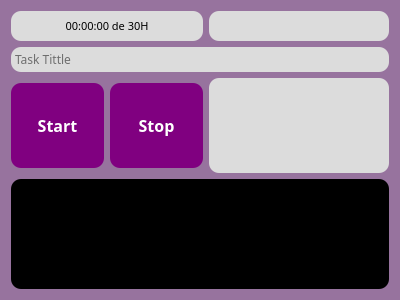
<?xml version="1.0" encoding="UTF-8"?>
<ui version="4.0">
 <class>PersonalDevControlClass</class>
 <widget class="QMainWindow" name="PersonalDevControlClass">
  <property name="geometry">
   <rect>
    <x>0</x>
    <y>0</y>
    <width>400</width>
    <height>300</height>
   </rect>
  </property>
  <property name="maximumSize">
   <size>
    <width>400</width>
    <height>300</height>
   </size>
  </property>
  <property name="windowTitle">
   <string>PersonalDevControl</string>
  </property>
  <property name="styleSheet">
   <string notr="true">background-color: rgb(151, 115, 158);</string>
  </property>
  <widget class="QWidget" name="centralWidget">
   <property name="styleSheet">
    <string notr="true">border-radius:10px;</string>
   </property>
   <layout class="QGridLayout" name="gridLayout">
    <item row="1" column="2">
     <widget class="QLabel" name="clock_label">
      <property name="font">
       <font>
        <family>JetBrains Mono NL</family>
        <italic>true</italic>
       </font>
      </property>
      <property name="styleSheet">
       <string notr="true">background-color: rgb(220,220,220);</string>
      </property>
      <property name="text">
       <string/>
      </property>
      <property name="alignment">
       <set>Qt::AlignmentFlag::AlignCenter</set>
      </property>
     </widget>
    </item>
    <item row="1" column="0" colspan="2">
     <widget class="QLabel" name="label">
      <property name="minimumSize">
       <size>
        <width>0</width>
        <height>30</height>
       </size>
      </property>
      <property name="font">
       <font>
        <family>JetBrains Mono NL</family>
        <pointsize>8</pointsize>
        <bold>false</bold>
       </font>
      </property>
      <property name="styleSheet">
       <string notr="true">background-color: rgb(220,220,220);</string>
      </property>
      <property name="text">
       <string>00:00:00 de 30H</string>
      </property>
      <property name="alignment">
       <set>Qt::AlignmentFlag::AlignCenter</set>
      </property>
     </widget>
    </item>
    <item row="2" column="0" colspan="3">
     <widget class="QTextEdit" name="textEdit_2">
      <property name="minimumSize">
       <size>
        <width>0</width>
        <height>25</height>
       </size>
      </property>
      <property name="maximumSize">
       <size>
        <width>16777215</width>
        <height>25</height>
       </size>
      </property>
      <property name="font">
       <font>
        <family>JetBrains Mono NL</family>
       </font>
      </property>
      <property name="styleSheet">
       <string notr="true">background-color: rgb(220,220,220);
</string>
      </property>
      <property name="placeholderText">
       <string>Task Tittle</string>
      </property>
     </widget>
    </item>
    <item row="3" column="2">
     <widget class="QLabel" name="hora_label">
      <property name="minimumSize">
       <size>
        <width>180</width>
        <height>95</height>
       </size>
      </property>
      <property name="font">
       <font>
        <family>JetBrains Mono NL</family>
        <pointsize>26</pointsize>
       </font>
      </property>
      <property name="statusTip">
       <string/>
      </property>
      <property name="styleSheet">
       <string notr="true">background-color: rgb(220,220,220);</string>
      </property>
      <property name="text">
       <string/>
      </property>
      <property name="alignment">
       <set>Qt::AlignmentFlag::AlignCenter</set>
      </property>
     </widget>
    </item>
    <item row="4" column="0" colspan="3">
     <widget class="QTextEdit" name="textEdit">
      <property name="sizePolicy">
       <sizepolicy hsizetype="Expanding" vsizetype="Expanding">
        <horstretch>0</horstretch>
        <verstretch>0</verstretch>
       </sizepolicy>
      </property>
      <property name="minimumSize">
       <size>
        <width>0</width>
        <height>100</height>
       </size>
      </property>
      <property name="maximumSize">
       <size>
        <width>16777215</width>
        <height>16777215</height>
       </size>
      </property>
      <property name="font">
       <font>
        <family>JetBrains Mono NL</family>
       </font>
      </property>
      <property name="styleSheet">
       <string notr="true">background-color: rgb(0, 0, 0);
color: rgb(255, 255, 255);</string>
      </property>
      <property name="frameShape">
       <enum>QFrame::Shape::StyledPanel</enum>
      </property>
     </widget>
    </item>
    <item row="3" column="0" colspan="2">
     <layout class="QHBoxLayout" name="horizontalLayout_2">
      <item>
       <widget class="QPushButton" name="startButton">
        <property name="minimumSize">
         <size>
          <width>80</width>
          <height>85</height>
         </size>
        </property>
        <property name="font">
         <font>
          <family>JetBrains Mono NL</family>
          <pointsize>12</pointsize>
          <bold>true</bold>
         </font>
        </property>
        <property name="styleSheet">
         <string notr="true">background-color: rgb(128,0,128);
color: rgb(255, 255, 255);</string>
        </property>
        <property name="text">
         <string>Start</string>
        </property>
       </widget>
      </item>
      <item>
       <widget class="QPushButton" name="stopButton">
        <property name="minimumSize">
         <size>
          <width>80</width>
          <height>85</height>
         </size>
        </property>
        <property name="font">
         <font>
          <family>JetBrains Mono NL</family>
          <pointsize>12</pointsize>
          <bold>true</bold>
         </font>
        </property>
        <property name="styleSheet">
         <string notr="true">background-color: rgb(128,0,128);
color: rgb(255, 255, 255);</string>
        </property>
        <property name="text">
         <string>Stop</string>
        </property>
       </widget>
      </item>
     </layout>
    </item>
   </layout>
  </widget>
  <widget class="QMenuBar" name="menuBar">
   <property name="geometry">
    <rect>
     <x>0</x>
     <y>0</y>
     <width>400</width>
     <height>22</height>
    </rect>
   </property>
  </widget>
 </widget>
 <layoutdefault spacing="6" margin="11"/>
 <resources>
  <include location="personaldevcontrol.qrc"/>
 </resources>
 <connections/>
</ui>
